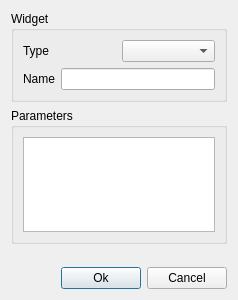
<?xml version="1.0" encoding="UTF-8"?>
<ui version="4.0">
 <class>WidgetEditor</class>
 <widget class="QDialog" name="WidgetEditor">
  <property name="geometry">
   <rect>
    <x>0</x>
    <y>0</y>
    <width>238</width>
    <height>300</height>
   </rect>
  </property>
  <property name="windowTitle">
   <string>Dialog</string>
  </property>
  <layout class="QVBoxLayout" name="verticalLayout_2">
   <item>
    <widget class="QGroupBox" name="gbWidget">
     <property name="title">
      <string>Widget</string>
     </property>
     <layout class="QVBoxLayout" name="verticalLayout">
      <item>
       <layout class="QHBoxLayout" name="horizontalLayout_3">
        <item>
         <widget class="QLabel" name="label">
          <property name="text">
           <string>Type</string>
          </property>
         </widget>
        </item>
        <item>
         <widget class="QComboBox" name="cbTypes"/>
        </item>
       </layout>
      </item>
      <item>
       <layout class="QHBoxLayout" name="horizontalLayout_2">
        <item>
         <widget class="QLabel" name="label_2">
          <property name="text">
           <string>Name</string>
          </property>
         </widget>
        </item>
        <item>
         <widget class="QLineEdit" name="lineEdit"/>
        </item>
       </layout>
      </item>
     </layout>
    </widget>
   </item>
   <item>
    <widget class="QGroupBox" name="gbParameters">
     <property name="title">
      <string>Parameters</string>
     </property>
     <layout class="QHBoxLayout" name="horizontalLayout_4">
      <item>
       <widget class="QColumnView" name="parametersView"/>
      </item>
     </layout>
    </widget>
   </item>
   <item>
    <spacer name="verticalSpacer">
     <property name="orientation">
      <enum>Qt::Vertical</enum>
     </property>
     <property name="sizeHint" stdset="0">
      <size>
       <width>20</width>
       <height>114</height>
      </size>
     </property>
    </spacer>
   </item>
   <item>
    <layout class="QHBoxLayout" name="horizontalLayout">
     <item>
      <spacer name="horizontalSpacer">
       <property name="orientation">
        <enum>Qt::Horizontal</enum>
       </property>
       <property name="sizeHint" stdset="0">
        <size>
         <width>40</width>
         <height>20</height>
        </size>
       </property>
      </spacer>
     </item>
     <item>
      <widget class="QPushButton" name="pushButton">
       <property name="text">
        <string>Ok</string>
       </property>
      </widget>
     </item>
     <item>
      <widget class="QPushButton" name="pushButton_2">
       <property name="text">
        <string>Cancel</string>
       </property>
      </widget>
     </item>
    </layout>
   </item>
  </layout>
 </widget>
 <resources/>
 <connections/>
</ui>
